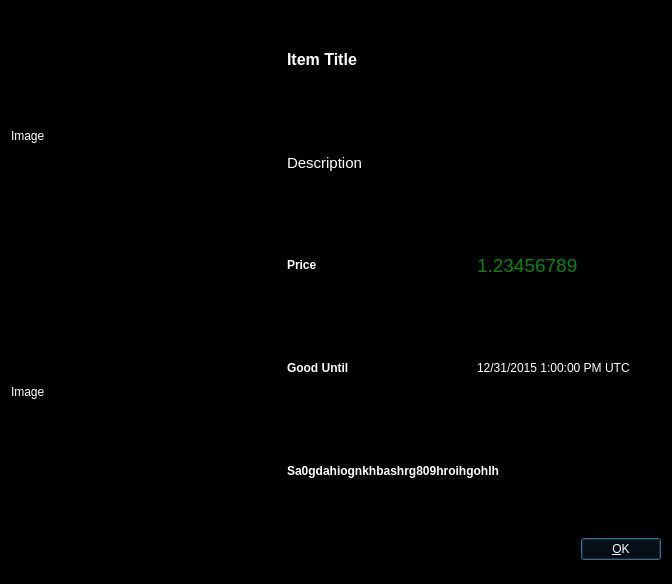
<?xml version="1.0" encoding="UTF-8"?>
<ui version="4.0">
 <class>MarketListingDetailsDialog</class>
 <widget class="QDialog" name="MarketListingDetailsDialog">
  <property name="geometry">
   <rect>
    <x>0</x>
    <y>0</y>
    <width>672</width>
    <height>584</height>
   </rect>
  </property>
  <property name="palette">
   <palette>
    <active>
     <colorrole role="WindowText">
      <brush brushstyle="SolidPattern">
       <color alpha="255">
        <red>255</red>
        <green>255</green>
        <blue>255</blue>
       </color>
      </brush>
     </colorrole>
     <colorrole role="Button">
      <brush brushstyle="SolidPattern">
       <color alpha="255">
        <red>0</red>
        <green>0</green>
        <blue>0</blue>
       </color>
      </brush>
     </colorrole>
     <colorrole role="Light">
      <brush brushstyle="SolidPattern">
       <color alpha="255">
        <red>0</red>
        <green>0</green>
        <blue>0</blue>
       </color>
      </brush>
     </colorrole>
     <colorrole role="Midlight">
      <brush brushstyle="SolidPattern">
       <color alpha="255">
        <red>0</red>
        <green>0</green>
        <blue>0</blue>
       </color>
      </brush>
     </colorrole>
     <colorrole role="Dark">
      <brush brushstyle="SolidPattern">
       <color alpha="255">
        <red>0</red>
        <green>0</green>
        <blue>0</blue>
       </color>
      </brush>
     </colorrole>
     <colorrole role="Mid">
      <brush brushstyle="SolidPattern">
       <color alpha="255">
        <red>0</red>
        <green>0</green>
        <blue>0</blue>
       </color>
      </brush>
     </colorrole>
     <colorrole role="Text">
      <brush brushstyle="SolidPattern">
       <color alpha="255">
        <red>255</red>
        <green>255</green>
        <blue>255</blue>
       </color>
      </brush>
     </colorrole>
     <colorrole role="BrightText">
      <brush brushstyle="SolidPattern">
       <color alpha="255">
        <red>255</red>
        <green>255</green>
        <blue>255</blue>
       </color>
      </brush>
     </colorrole>
     <colorrole role="ButtonText">
      <brush brushstyle="SolidPattern">
       <color alpha="255">
        <red>255</red>
        <green>255</green>
        <blue>255</blue>
       </color>
      </brush>
     </colorrole>
     <colorrole role="Base">
      <brush brushstyle="SolidPattern">
       <color alpha="255">
        <red>0</red>
        <green>0</green>
        <blue>0</blue>
       </color>
      </brush>
     </colorrole>
     <colorrole role="Window">
      <brush brushstyle="SolidPattern">
       <color alpha="255">
        <red>0</red>
        <green>0</green>
        <blue>0</blue>
       </color>
      </brush>
     </colorrole>
     <colorrole role="Shadow">
      <brush brushstyle="SolidPattern">
       <color alpha="255">
        <red>0</red>
        <green>0</green>
        <blue>0</blue>
       </color>
      </brush>
     </colorrole>
     <colorrole role="AlternateBase">
      <brush brushstyle="SolidPattern">
       <color alpha="255">
        <red>0</red>
        <green>0</green>
        <blue>0</blue>
       </color>
      </brush>
     </colorrole>
     <colorrole role="ToolTipBase">
      <brush brushstyle="SolidPattern">
       <color alpha="255">
        <red>255</red>
        <green>255</green>
        <blue>220</blue>
       </color>
      </brush>
     </colorrole>
     <colorrole role="ToolTipText">
      <brush brushstyle="SolidPattern">
       <color alpha="255">
        <red>0</red>
        <green>0</green>
        <blue>0</blue>
       </color>
      </brush>
     </colorrole>
    </active>
    <inactive>
     <colorrole role="WindowText">
      <brush brushstyle="SolidPattern">
       <color alpha="255">
        <red>255</red>
        <green>255</green>
        <blue>255</blue>
       </color>
      </brush>
     </colorrole>
     <colorrole role="Button">
      <brush brushstyle="SolidPattern">
       <color alpha="255">
        <red>0</red>
        <green>0</green>
        <blue>0</blue>
       </color>
      </brush>
     </colorrole>
     <colorrole role="Light">
      <brush brushstyle="SolidPattern">
       <color alpha="255">
        <red>0</red>
        <green>0</green>
        <blue>0</blue>
       </color>
      </brush>
     </colorrole>
     <colorrole role="Midlight">
      <brush brushstyle="SolidPattern">
       <color alpha="255">
        <red>0</red>
        <green>0</green>
        <blue>0</blue>
       </color>
      </brush>
     </colorrole>
     <colorrole role="Dark">
      <brush brushstyle="SolidPattern">
       <color alpha="255">
        <red>0</red>
        <green>0</green>
        <blue>0</blue>
       </color>
      </brush>
     </colorrole>
     <colorrole role="Mid">
      <brush brushstyle="SolidPattern">
       <color alpha="255">
        <red>0</red>
        <green>0</green>
        <blue>0</blue>
       </color>
      </brush>
     </colorrole>
     <colorrole role="Text">
      <brush brushstyle="SolidPattern">
       <color alpha="255">
        <red>255</red>
        <green>255</green>
        <blue>255</blue>
       </color>
      </brush>
     </colorrole>
     <colorrole role="BrightText">
      <brush brushstyle="SolidPattern">
       <color alpha="255">
        <red>255</red>
        <green>255</green>
        <blue>255</blue>
       </color>
      </brush>
     </colorrole>
     <colorrole role="ButtonText">
      <brush brushstyle="SolidPattern">
       <color alpha="255">
        <red>255</red>
        <green>255</green>
        <blue>255</blue>
       </color>
      </brush>
     </colorrole>
     <colorrole role="Base">
      <brush brushstyle="SolidPattern">
       <color alpha="255">
        <red>0</red>
        <green>0</green>
        <blue>0</blue>
       </color>
      </brush>
     </colorrole>
     <colorrole role="Window">
      <brush brushstyle="SolidPattern">
       <color alpha="255">
        <red>0</red>
        <green>0</green>
        <blue>0</blue>
       </color>
      </brush>
     </colorrole>
     <colorrole role="Shadow">
      <brush brushstyle="SolidPattern">
       <color alpha="255">
        <red>0</red>
        <green>0</green>
        <blue>0</blue>
       </color>
      </brush>
     </colorrole>
     <colorrole role="AlternateBase">
      <brush brushstyle="SolidPattern">
       <color alpha="255">
        <red>0</red>
        <green>0</green>
        <blue>0</blue>
       </color>
      </brush>
     </colorrole>
     <colorrole role="ToolTipBase">
      <brush brushstyle="SolidPattern">
       <color alpha="255">
        <red>255</red>
        <green>255</green>
        <blue>220</blue>
       </color>
      </brush>
     </colorrole>
     <colorrole role="ToolTipText">
      <brush brushstyle="SolidPattern">
       <color alpha="255">
        <red>0</red>
        <green>0</green>
        <blue>0</blue>
       </color>
      </brush>
     </colorrole>
    </inactive>
    <disabled>
     <colorrole role="WindowText">
      <brush brushstyle="SolidPattern">
       <color alpha="255">
        <red>0</red>
        <green>0</green>
        <blue>0</blue>
       </color>
      </brush>
     </colorrole>
     <colorrole role="Button">
      <brush brushstyle="SolidPattern">
       <color alpha="255">
        <red>0</red>
        <green>0</green>
        <blue>0</blue>
       </color>
      </brush>
     </colorrole>
     <colorrole role="Light">
      <brush brushstyle="SolidPattern">
       <color alpha="255">
        <red>0</red>
        <green>0</green>
        <blue>0</blue>
       </color>
      </brush>
     </colorrole>
     <colorrole role="Midlight">
      <brush brushstyle="SolidPattern">
       <color alpha="255">
        <red>0</red>
        <green>0</green>
        <blue>0</blue>
       </color>
      </brush>
     </colorrole>
     <colorrole role="Dark">
      <brush brushstyle="SolidPattern">
       <color alpha="255">
        <red>0</red>
        <green>0</green>
        <blue>0</blue>
       </color>
      </brush>
     </colorrole>
     <colorrole role="Mid">
      <brush brushstyle="SolidPattern">
       <color alpha="255">
        <red>0</red>
        <green>0</green>
        <blue>0</blue>
       </color>
      </brush>
     </colorrole>
     <colorrole role="Text">
      <brush brushstyle="SolidPattern">
       <color alpha="255">
        <red>0</red>
        <green>0</green>
        <blue>0</blue>
       </color>
      </brush>
     </colorrole>
     <colorrole role="BrightText">
      <brush brushstyle="SolidPattern">
       <color alpha="255">
        <red>255</red>
        <green>255</green>
        <blue>255</blue>
       </color>
      </brush>
     </colorrole>
     <colorrole role="ButtonText">
      <brush brushstyle="SolidPattern">
       <color alpha="255">
        <red>0</red>
        <green>0</green>
        <blue>0</blue>
       </color>
      </brush>
     </colorrole>
     <colorrole role="Base">
      <brush brushstyle="SolidPattern">
       <color alpha="255">
        <red>0</red>
        <green>0</green>
        <blue>0</blue>
       </color>
      </brush>
     </colorrole>
     <colorrole role="Window">
      <brush brushstyle="SolidPattern">
       <color alpha="255">
        <red>0</red>
        <green>0</green>
        <blue>0</blue>
       </color>
      </brush>
     </colorrole>
     <colorrole role="Shadow">
      <brush brushstyle="SolidPattern">
       <color alpha="255">
        <red>0</red>
        <green>0</green>
        <blue>0</blue>
       </color>
      </brush>
     </colorrole>
     <colorrole role="AlternateBase">
      <brush brushstyle="SolidPattern">
       <color alpha="255">
        <red>0</red>
        <green>0</green>
        <blue>0</blue>
       </color>
      </brush>
     </colorrole>
     <colorrole role="ToolTipBase">
      <brush brushstyle="SolidPattern">
       <color alpha="255">
        <red>255</red>
        <green>255</green>
        <blue>220</blue>
       </color>
      </brush>
     </colorrole>
     <colorrole role="ToolTipText">
      <brush brushstyle="SolidPattern">
       <color alpha="255">
        <red>0</red>
        <green>0</green>
        <blue>0</blue>
       </color>
      </brush>
     </colorrole>
    </disabled>
   </palette>
  </property>
  <property name="windowTitle">
   <string>Details</string>
  </property>
  <property name="modal">
   <bool>true</bool>
  </property>
  <layout class="QVBoxLayout" name="verticalLayout">
   <item>
    <layout class="QHBoxLayout" name="horizontalLayout">
     <property name="rightMargin">
      <number>0</number>
     </property>
     <item>
      <layout class="QVBoxLayout" name="verticalLayout_2">
       <property name="rightMargin">
        <number>20</number>
       </property>
       <item>
        <widget class="QLabel" name="imageOneLabel">
         <property name="minimumSize">
          <size>
           <width>250</width>
           <height>250</height>
          </size>
         </property>
         <property name="maximumSize">
          <size>
           <width>250</width>
           <height>250</height>
          </size>
         </property>
         <property name="text">
          <string>Image</string>
         </property>
        </widget>
       </item>
       <item>
        <widget class="QLabel" name="imageTwoLabel">
         <property name="minimumSize">
          <size>
           <width>250</width>
           <height>250</height>
          </size>
         </property>
         <property name="maximumSize">
          <size>
           <width>250</width>
           <height>250</height>
          </size>
         </property>
         <property name="text">
          <string>Image</string>
         </property>
        </widget>
       </item>
      </layout>
     </item>
     <item>
      <layout class="QVBoxLayout" name="verticalLayout_3">
       <property name="bottomMargin">
        <number>0</number>
       </property>
       <item>
        <widget class="QLabel" name="titleLabel">
         <property name="font">
          <font>
           <pointsize>12</pointsize>
           <weight>75</weight>
           <bold>true</bold>
          </font>
         </property>
         <property name="text">
          <string>Item Title</string>
         </property>
         <property name="wordWrap">
          <bool>true</bool>
         </property>
        </widget>
       </item>
       <item>
        <widget class="QLabel" name="descriptionLabel">
         <property name="font">
          <font>
           <pointsize>11</pointsize>
          </font>
         </property>
         <property name="text">
          <string>Description</string>
         </property>
         <property name="wordWrap">
          <bool>true</bool>
         </property>
        </widget>
       </item>
       <item>
        <layout class="QHBoxLayout" name="horizontalLayout_2">
         <item>
          <widget class="QLabel" name="label_4">
           <property name="font">
            <font>
             <weight>75</weight>
             <bold>true</bold>
            </font>
           </property>
           <property name="text">
            <string>Price</string>
           </property>
          </widget>
         </item>
         <item>
          <widget class="QLabel" name="priceLabel">
           <property name="font">
            <font>
             <pointsize>14</pointsize>
            </font>
           </property>
           <property name="styleSheet">
            <string notr="true">#priceLabel { color: #008800; }</string>
           </property>
           <property name="text">
            <string>1.23456789</string>
           </property>
          </widget>
         </item>
        </layout>
       </item>
       <item>
        <layout class="QHBoxLayout" name="horizontalLayout_3">
         <item>
          <widget class="QLabel" name="label_5">
           <property name="font">
            <font>
             <weight>75</weight>
             <bold>true</bold>
            </font>
           </property>
           <property name="text">
            <string>Good Until</string>
           </property>
          </widget>
         </item>
         <item>
          <widget class="QLabel" name="untilLabel">
           <property name="text">
            <string>12/31/2015 1:00:00 PM UTC</string>
           </property>
          </widget>
         </item>
        </layout>
       </item>
       <item>
        <widget class="QLabel" name="sellerAddressLabel">
         <property name="font">
          <font>
           <weight>75</weight>
           <bold>true</bold>
          </font>
         </property>
         <property name="text">
          <string>Sa0gdahiognkhbashrg809hroihgohlh</string>
         </property>
        </widget>
       </item>
      </layout>
     </item>
    </layout>
   </item>
   <item>
    <layout class="QHBoxLayout" name="horizontalLayout_Buttons">
     <item>
      <spacer name="horizontalSpacer_1">
       <property name="orientation">
        <enum>Qt::Horizontal</enum>
       </property>
       <property name="sizeHint" stdset="0">
        <size>
         <width>40</width>
         <height>48</height>
        </size>
       </property>
      </spacer>
     </item>
     <item>
      <widget class="QLabel" name="statusLabel">
       <property name="font">
        <font>
         <weight>75</weight>
         <bold>true</bold>
        </font>
       </property>
       <property name="text">
        <string/>
       </property>
       <property name="textFormat">
        <enum>Qt::PlainText</enum>
       </property>
       <property name="wordWrap">
        <bool>true</bool>
       </property>
      </widget>
     </item>
     <item>
      <spacer name="horizontalSpacer_2">
       <property name="orientation">
        <enum>Qt::Horizontal</enum>
       </property>
       <property name="sizeHint" stdset="0">
        <size>
         <width>40</width>
         <height>48</height>
        </size>
       </property>
      </spacer>
     </item>
     <item>
      <widget class="QPushButton" name="okButton">
       <property name="text">
        <string>&amp;OK</string>
       </property>
      </widget>
     </item>
    </layout>
   </item>
  </layout>
 </widget>
 <resources/>
 <connections/>
</ui>
